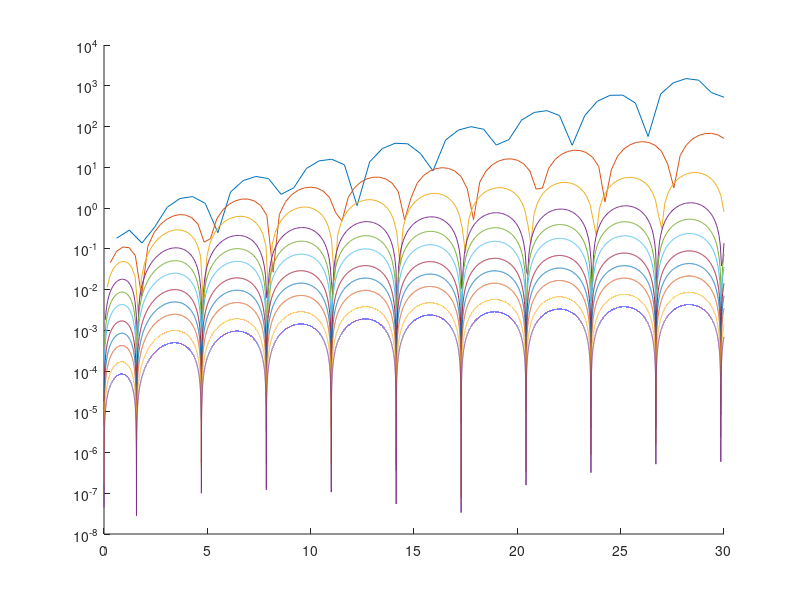
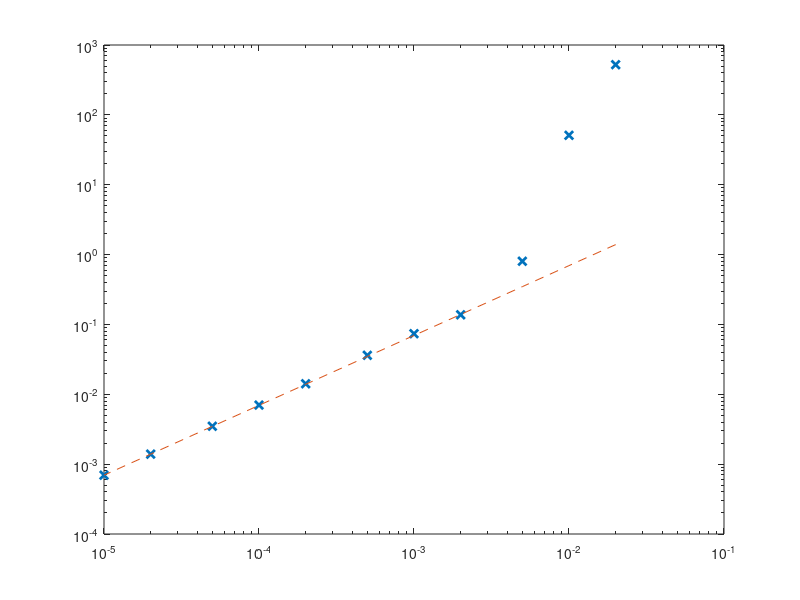

MATLAB code for these plots, in order:
clear all;
close all;

tmax = 30;
N_range = [50, 100, 200, 500, 1000, 2000, 5000, 10000, 20000, 50000, 100000];
NN = length(N_range);
convergence = [];

gamma = 0;     % undamped case
%gamma = .3;    % damped oscillation
%gamma = 2;     % critically damped case
%gamma = 4;     % over-damped case

% analytical solution:
% we need to identify the critically damped case and handle it specially,
% because it does not follow the form of the non-degenerate solutions.
if (abs(gamma - 2) < 1e-7)
  y_ref_fun = @(t) [(1 + t) .* exp(-t); -t .* exp(-t)];
else
  lambda1 = (-gamma + sqrt(gamma^2 - 4)) / 2;
  lambda2 = (-gamma - sqrt(gamma^2 - 4)) / 2;
  a = lambda2 / (lambda2 - lambda1);
  y_ref_fun = @(t) [...
    a * exp(lambda1 * t) + (1 - a) * exp(lambda2 * t); ...
    lambda1 * a * exp(lambda1 * t) + lambda2 * (1 - a) * exp(lambda2 * t)
    ];
end



figure();
for N = N_range
  t = linspace(0, tmax, N);
  y = zeros(2, N);
  A = -[0, -1; 1, gamma];
  y(:, 1) = [1, 0];
  dt = t(2) - t(1);

  for ii = 2:N
    y(:, ii) = y(:, ii-1) + dt * A * y(:, ii-1);
  end
  energy = (abs(y(1, :)).^2 + abs(y(2, :)).^2) / 2;

  ref_y = y_ref_fun(t);
  ref_energy = (abs(ref_y(1, :)).^2 + abs(ref_y(2, :)).^2) / 2;

  % amplitude error:
  err = abs(y(1,:) - ref_y(1, :));

  % energy error:
  %err = abs(energy - ref_energy);

  hold on;
  semilogy(t, err);
  convergence = [convergence; err(N)];
end

figure();
loglog(1./N_range, convergence, 'x', 'linewidth', 2);
hold on;
loglog(1./N_range, convergence(end) * N_range(end) ./ N_range, '--');

